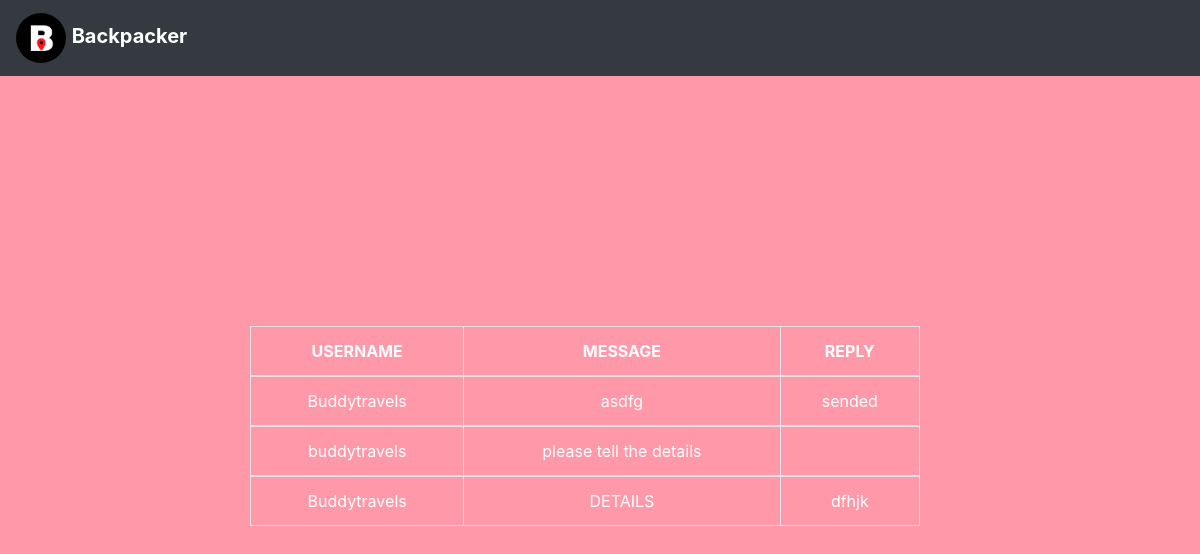
The app's page /replyview/haripriya@123/ with its own data.
### IV/models.py (models this page shows)
class Message(models.Model):
    user = models.CharField(max_length=50)
    agent = models.CharField(max_length=50)
    message = models.TextField()
    reply = models.TextField()

### IV/views.py (the view)
# urls.py: path('replyview/<str:nm>/',views.replyview, name='replyview'),
def replyview(request, nm):
    msg = Message.objects.filter(user=nm)
    context={
        'msg':msg
    }
    return render(request, 'viewreply.html', context)

### templates/viewreply.html
{% extends 'main.html' %}
{% load crispy_forms_tags %}
{% block content %}
<div  class="row container-fluid">
  <div class="col-12" style="padding:250px">
      <center>
    <table class="table table-bordered border-dark w-100" style="text-align:center;color:white">
      <thead>
      <tr>
        <th scope="col">USERNAME</th>
        <th scope="col">MESSAGE</th>
          <th scope="col">REPLY</th>
      </tr>
      </thead>
        {% for ms in msg %}
      <tbody>
      <tr>
        <td>
           {{ms.agent}}
        </td>
         <td>
           {{ms.message}}
        </td>
        <td>
           {{ms.reply}}
        </td>
      </tr>
      </tbody>
        {% endfor %}
    </table>
  </center>
  </div>
</div>
{% endblock %}

### records on screen
Message: agent "Buddytravels", message "asdfg", reply "sended"
Message: agent "buddytravels", message "please tell the details"
Message: agent "Buddytravels", message "DETAILS", reply "dfhjk"
